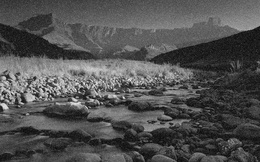
%> input picture Salt and Pepper Noisy Image.jpg, 260 x 162 px, shrunk from 1920 x 1200 before the run
$ octave prj.m   (GNU Octave 9; MATLAB toolbox functions it lacks are replaced by stand-ins)
%> lines starting %> are read from the running program, lines starting %| are printed output that depends on the picture
%> the answer given: 'Salt and Pepper Noisy Image.jpg'
%> the answer given: 2
%> further down, Original_Im is the input picture: size 162x260 uint8; min 7, max 243, mean 81.2
### MakeSaltPepperNoise.m

function Currapted_image = MakeSaltPepperNoise(InputImage,ErrorRatio)
%> called with ErrorRatio = 2
    F = round(rand());
    N = round(ErrorRatio * numel(InputImage));
%> N = 84240
    R = randi([1 numel(InputImage)],1,N);

    for i = 1 : numel(R)
        if F == 0
            InputImage(R(i)) = 0;
        else
            InputImage(R(i)) = 255;
        end
        F = round(rand());
    end
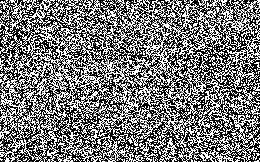
%> InputImage: size 162x260 uint8; min 0, max 255, mean 121.6

    Currapted_image = im2uint8(InputImage);
end


### MakeGaussianNoise.m
function curraptedimage = MakeGaussianNoise(InputImage,ErrorRatio)
%> called with ErrorRatio = 2
D = im2double(InputImage);
r = randn(size(InputImage));
mul = ErrorRatio .* r;
curraptedimage = D + mul;
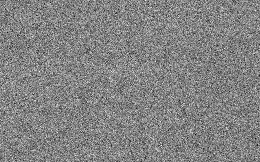
%> curraptedimage: size 162x260 double; min -8.4, max 8.49, mean 0.301; drawn with min black and max white
end

### prj.m
prompt = 'Enter image name :  \n';

Im_Name = input(prompt);

prompt = 'Enter Error ratio : \n' ;

ErrorRatio = input(prompt);

Original_Im = imread(Im_Name);

Original_Im_Gray = rgb2gray(Original_Im);

NoisyImage = MakeSaltPepperNoise(Original_Im_Gray,ErrorRatio);

GaussianImage = MakeGaussianNoise(Original_Im_Gray,ErrorRatio);

subplot(1,3,1);imshow(Original_Im_Gray);title('Original Image');

subplot(1,3,2);imshow(NoisyImage);title('Salt and Pepper Noisy Image');

subplot(1,3,3);imshow(GaussianImage);title('Gaussian Image');
%> after `imshow(GaussianImage)`:
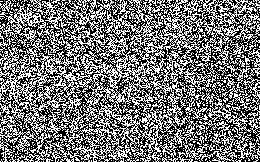
%> displayed picture: size 162x260, on the screen's scale of 0 to 255; min 0, max 255, mean 117.7

imwrite(NoisyImage,'Salt and Pepper Noisy Image.jpg');

imwrite(GaussianImage,'Gaussian Image.jpg');
